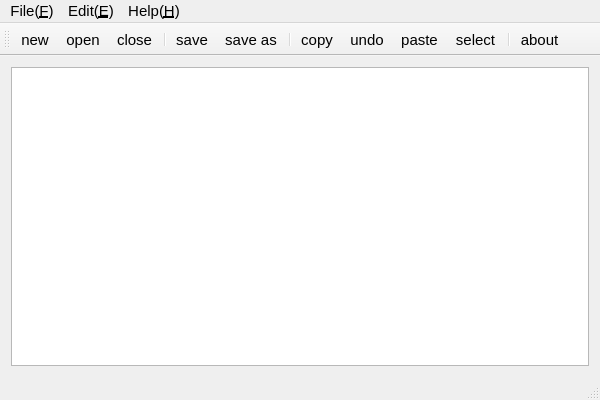
<?xml version="1.0" encoding="UTF-8"?>
<ui version="4.0">
 <class>editor</class>
 <widget class="QMainWindow" name="editor">
  <property name="geometry">
   <rect>
    <x>0</x>
    <y>0</y>
    <width>600</width>
    <height>400</height>
   </rect>
  </property>
  <property name="font">
   <font>
    <pointsize>11</pointsize>
   </font>
  </property>
  <property name="windowTitle">
   <string>editor</string>
  </property>
  <widget class="QWidget" name="centralWidget">
   <layout class="QGridLayout" name="gridLayout">
    <item row="0" column="0">
     <widget class="QTextEdit" name="textEdit">
      <property name="font">
       <font>
        <pointsize>12</pointsize>
       </font>
      </property>
     </widget>
    </item>
   </layout>
  </widget>
  <widget class="QMenuBar" name="menuBar">
   <property name="geometry">
    <rect>
     <x>0</x>
     <y>0</y>
     <width>600</width>
     <height>27</height>
    </rect>
   </property>
   <widget class="QMenu" name="menuFile">
    <property name="title">
     <string>File(&amp;F)</string>
    </property>
    <addaction name="separator"/>
    <addaction name="actionNew"/>
    <addaction name="actionOpen"/>
    <addaction name="actionClose"/>
    <addaction name="separator"/>
    <addaction name="actionSave"/>
    <addaction name="actionSave_as"/>
    <addaction name="separator"/>
    <addaction name="actionExit"/>
   </widget>
   <widget class="QMenu" name="menuEdit">
    <property name="title">
     <string>Edit(&amp;E)</string>
    </property>
    <addaction name="actionUndo"/>
    <addaction name="separator"/>
    <addaction name="actionCopy"/>
    <addaction name="actionPaste"/>
    <addaction name="actionCut"/>
    <addaction name="separator"/>
    <addaction name="actionSelect"/>
    <addaction name="actionFind"/>
   </widget>
   <widget class="QMenu" name="menuHelp">
    <property name="title">
     <string>Help(&amp;H)</string>
    </property>
    <addaction name="actionAbout"/>
   </widget>
   <addaction name="menuFile"/>
   <addaction name="menuEdit"/>
   <addaction name="menuHelp"/>
  </widget>
  <widget class="QStatusBar" name="statusBar"/>
  <widget class="QToolBar" name="mainToolBar">
   <attribute name="toolBarArea">
    <enum>TopToolBarArea</enum>
   </attribute>
   <attribute name="toolBarBreak">
    <bool>false</bool>
   </attribute>
   <addaction name="actionNew"/>
   <addaction name="actionOpen"/>
   <addaction name="actionClose"/>
   <addaction name="separator"/>
   <addaction name="actionSave"/>
   <addaction name="actionSave_as"/>
   <addaction name="separator"/>
   <addaction name="actionCopy"/>
   <addaction name="actionUndo"/>
   <addaction name="actionPaste"/>
   <addaction name="actionSelect"/>
   <addaction name="separator"/>
   <addaction name="actionAbout"/>
  </widget>
  <action name="actionNew">
   <property name="icon">
    <iconset>
        <normaloff>:/actions/document-new.png</normaloff>:/actions/document-new.png</iconset>
   </property>
   <property name="text">
    <string>new</string>
   </property>
   <property name="font">
    <font>
     <pointsize>11</pointsize>
    </font>
   </property>
   <property name="shortcut">
    <string>Ctrl+N</string>
   </property>
  </action>
  <action name="actionSave">
   <property name="icon">
    <iconset>
        <normaloff>:/actions/document-save.png</normaloff>:/actions/document-save.png</iconset>
   </property>
   <property name="text">
    <string>save</string>
   </property>
   <property name="font">
    <font>
     <pointsize>11</pointsize>
    </font>
   </property>
   <property name="shortcut">
    <string>Ctrl+S</string>
   </property>
  </action>
  <action name="actionOpen">
   <property name="icon">
    <iconset>
        <normaloff>:/actions/document-open.png</normaloff>:/actions/document-open.png</iconset>
   </property>
   <property name="text">
    <string>open</string>
   </property>
   <property name="toolTip">
    <string>&lt;!DOCTYPE HTML PUBLIC &quot;-//W3C//DTD HTML 4.0//EN&quot; &quot;http://www.w3.org/TR/REC-html40/strict.dtd&quot;&gt;
&lt;html&gt;&lt;head&gt;&lt;meta name=&quot;qrichtext&quot; content=&quot;1&quot; /&gt;&lt;style type=&quot;text/css&quot;&gt;
p, li { white-space: pre-wrap; }
&lt;/style&gt;&lt;/head&gt;&lt;body style=&quot; font-family:'Luxi Serif'; font-size:9pt; font-weight:400; font-style:normal;&quot;&gt;
&lt;p style=&quot; margin-top:0px; margin-bottom:0px; margin-left:0px; margin-right:0px; -qt-block-indent:0; text-indent:0px;&quot;&gt;&lt;span style=&quot; font-size:11pt; font-weight:600; font-style:italic; text-decoration: underline; color:#aa557f;&quot;&gt;open&lt;/span&gt;&lt;/p&gt;&lt;/body&gt;&lt;/html&gt;</string>
   </property>
   <property name="font">
    <font>
     <pointsize>11</pointsize>
    </font>
   </property>
   <property name="shortcut">
    <string>Ctrl+O</string>
   </property>
  </action>
  <action name="actionCopy">
   <property name="icon">
    <iconset>
        <normaloff>:/actions/edit-copy.png</normaloff>:/actions/edit-copy.png</iconset>
   </property>
   <property name="text">
    <string>copy</string>
   </property>
   <property name="font">
    <font>
     <pointsize>11</pointsize>
    </font>
   </property>
   <property name="shortcut">
    <string>Ctrl+C</string>
   </property>
  </action>
  <action name="actionUndo">
   <property name="icon">
    <iconset>
        <normaloff>:/actions/edit-undo.png</normaloff>:/actions/edit-undo.png</iconset>
   </property>
   <property name="text">
    <string>undo</string>
   </property>
   <property name="font">
    <font>
     <pointsize>11</pointsize>
    </font>
   </property>
   <property name="shortcut">
    <string>Ctrl+Z</string>
   </property>
  </action>
  <action name="actionPaste">
   <property name="icon">
    <iconset>
        <normaloff>:/actions/edit-paste.png</normaloff>:/actions/edit-paste.png</iconset>
   </property>
   <property name="text">
    <string>paste</string>
   </property>
   <property name="font">
    <font>
     <pointsize>11</pointsize>
    </font>
   </property>
   <property name="shortcut">
    <string>Ctrl+V</string>
   </property>
  </action>
  <action name="actionAbout">
   <property name="icon">
    <iconset>
        <normaloff>:/actions/help-about.png</normaloff>:/actions/help-about.png</iconset>
   </property>
   <property name="text">
    <string>about</string>
   </property>
   <property name="font">
    <font>
     <pointsize>11</pointsize>
    </font>
   </property>
   <property name="shortcut">
    <string>Ctrl+H</string>
   </property>
  </action>
  <action name="actionSelect">
   <property name="icon">
    <iconset>
        <normaloff>:/actions/edit-select-all.png</normaloff>:/actions/edit-select-all.png</iconset>
   </property>
   <property name="text">
    <string>select</string>
   </property>
   <property name="font">
    <font>
     <pointsize>11</pointsize>
    </font>
   </property>
   <property name="shortcut">
    <string>Ctrl+A</string>
   </property>
  </action>
  <action name="actionClose">
   <property name="icon">
    <iconset>
        <normaloff>:/actions/gtk-cancel.png</normaloff>:/actions/gtk-cancel.png</iconset>
   </property>
   <property name="text">
    <string>close</string>
   </property>
   <property name="font">
    <font>
     <pointsize>11</pointsize>
    </font>
   </property>
   <property name="shortcut">
    <string>Ctrl+W</string>
   </property>
  </action>
  <action name="actionExit">
   <property name="icon">
    <iconset>
        <normaloff>:/actions/exit.png</normaloff>:/actions/exit.png</iconset>
   </property>
   <property name="text">
    <string>exit</string>
   </property>
   <property name="font">
    <font>
     <pointsize>11</pointsize>
    </font>
   </property>
   <property name="shortcut">
    <string>Ctrl+Q</string>
   </property>
  </action>
  <action name="actionSave_as">
   <property name="icon">
    <iconset>
        <normaloff>:/actions/document-save-as.png</normaloff>:/actions/document-save-as.png</iconset>
   </property>
   <property name="text">
    <string>save as</string>
   </property>
   <property name="font">
    <font>
     <pointsize>11</pointsize>
    </font>
   </property>
   <property name="shortcut">
    <string>Ctrl+Shift+S</string>
   </property>
  </action>
  <action name="actionFind">
   <property name="icon">
    <iconset>
        <normaloff>:/actions/edit-find.png</normaloff>:/actions/edit-find.png</iconset>
   </property>
   <property name="text">
    <string>find</string>
   </property>
   <property name="font">
    <font>
     <pointsize>11</pointsize>
    </font>
   </property>
   <property name="shortcut">
    <string>Ctrl+F</string>
   </property>
  </action>
  <action name="actionCut">
   <property name="icon">
    <iconset>
        <normaloff>:/actions/editcut.png</normaloff>:/actions/editcut.png</iconset>
   </property>
   <property name="text">
    <string>cut</string>
   </property>
   <property name="font">
    <font>
     <pointsize>11</pointsize>
    </font>
   </property>
   <property name="shortcut">
    <string>Ctrl+X</string>
   </property>
  </action>
 </widget>
 <layoutdefault spacing="6" margin="11"/>
 <resources/>
 <connections/>
</ui>
